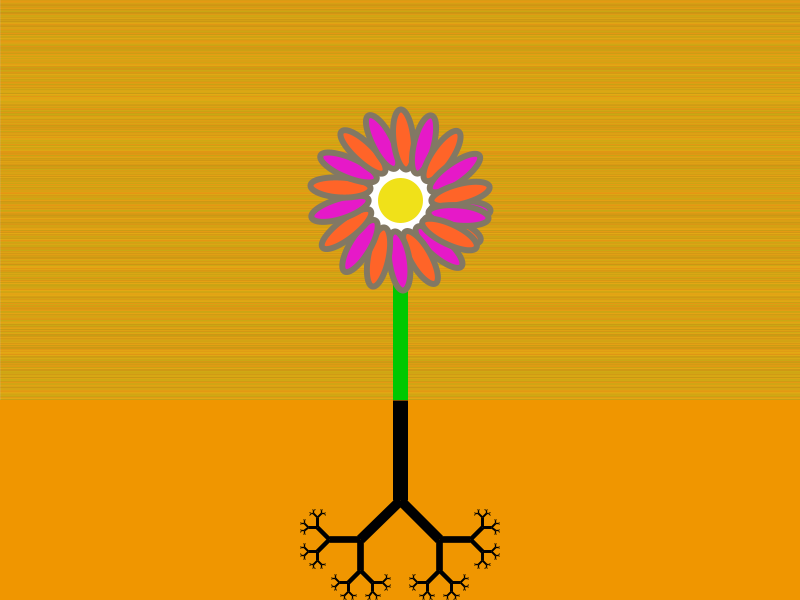
Frame 1 (no input)
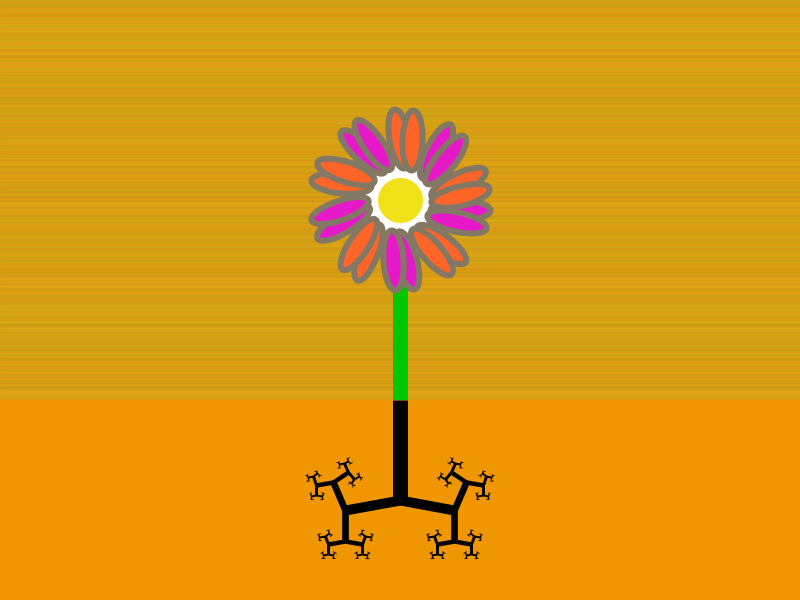
Frame 60 (the mouse pressed at the canvas centre just before this capture)
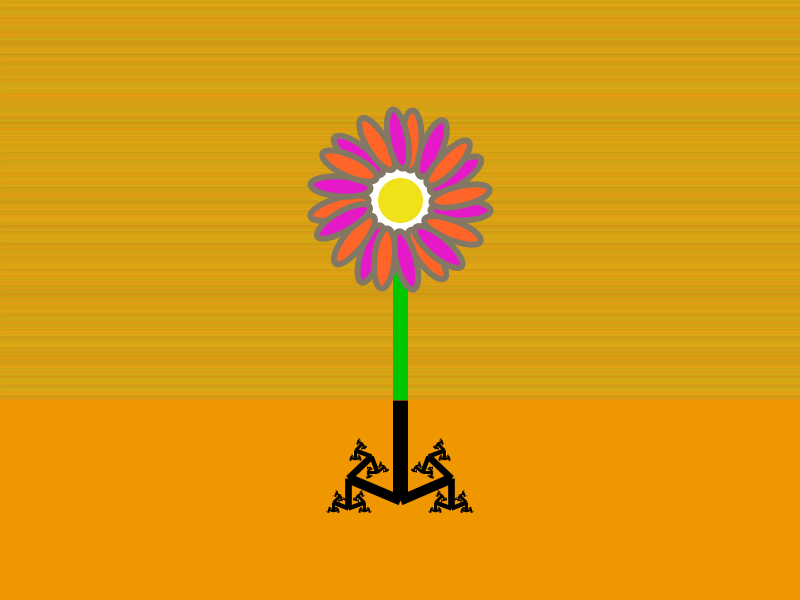
Frame 120 (the mouse held since frame 60 and released just before this capture)

The Processing sketch that drew these frames (run headless with seeded random() and noise(); from frame 60 on, the mouse is pressed at the canvas centre):

// Processing sketch: processing_1892
// ── processing_1892.pde


// Variables Flor
float centroFlorX;  
float centroFlorY;
float radioFlor;
int numPetalos;
float caule;

//Variables de Giro de la Flor
float anguloFlor;
float giro=0;

//Variables Raiz Fractal
float tamRaiz;
float anchCaule;



void setup(){

  // Tamanho do Stage
  size(800,600);

  // Inicializo las variables  
  centroFlorX=width/2;  
  centroFlorY=(height/2)-100;
  radioFlor=60;
  numPetalos=18;
  caule=height/3;
  tamRaiz=caule/2;
  anchCaule=radioFlor/4;
  anguloFlor=TWO_PI/numPetalos;

}

void draw(){


  //Dibujo el fondo con lineas de colores random
  
  for (int i=0;i<=height;i++)
  {
    stroke(random(200,230),random(150,170),20);
    line(0,i,width,i);
  }  

  // marca el centro de la flor
  translate(centroFlorX,centroFlorY);

  // dibuja caule de la flor
  strokeWeight(anchCaule);
  stroke(0,200,0);
  line (0,0,0,caule);

  //dibuja centro de la flor
  strokeWeight(radioFlor/4);
  stroke(255);
  fill(240,225,25);
  ellipseMode(CENTER);
  ellipse(0,0,radioFlor,radioFlor);

  //dibuja tierra
  translate(0,caule*1.5);
  rectMode(CENTER);
  noStroke();
  fill(240,150,0);
  rect(0,0,width,caule);
  translate(0,-tamRaiz);

  // dibuja Raiz Fractal
  strokeCap(SQUARE);
  stroke(0);  
  
  
  //OBS: he aplicado la variable Giro para mover la raiz
  fractal(tamRaiz,PI/2+(giro*2),anchCaule);




  //vuelve al centro de la flor

  translate (0,-caule*1.5);
  smooth();

  // aplica variación para girar la flor
  giro = giro+0.01;
  // OPCION A -- GIRO UNIFORME
  //rotate(anguloFlor+giro);
  // OPCION B -- GIRO LOCO
  anguloFlor=anguloFlor+0.005;

  pushMatrix();
  ellipseMode(CORNER);
  strokeWeight(6);
  stroke(130,120,100);

//Dibuja petalos en pares, para tener dos colores distintos 
  for (int i=0;i<=numPetalos/2;i++)
  {  

    fill(230,25,200);
    ellipse(radioFlor/2,0,radioFlor,radioFlor/3);
    rotate(anguloFlor);
    fill(255,100,40);
    ellipse(radioFlor/2,0,radioFlor,radioFlor/3);
    rotate(anguloFlor);

  }
  popMatrix();

}


void fractal(float tam, float angulo, float ancho)
{

  if (tam <1)
  {
    return;
  } 

  strokeWeight(ancho);
  line (0,0,0,tam);

  translate(0,tam);

  float novoTam =tam/1.8;
  float novoAncho=ancho/1.5;  

  // um lado
  pushMatrix();
  rotate(angulo/2);
  fractal(novoTam,angulo,novoAncho);
  popMatrix();

  // otro lado

  pushMatrix();
  rotate(-angulo/2);
  fractal(novoTam,angulo,novoAncho);
  popMatrix();


}
